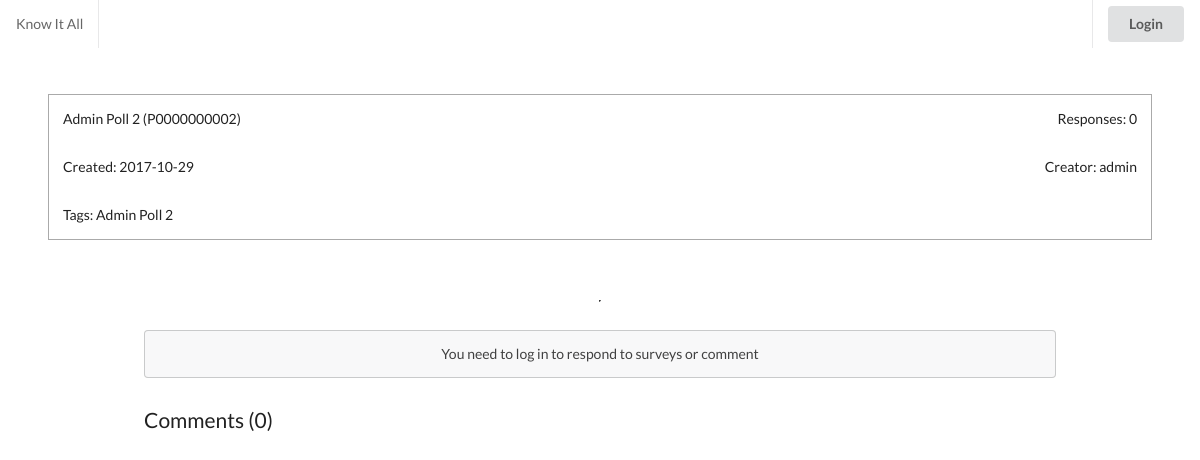
The page /www/knowitall/survey.php?id=P0000000002 on the database its author committed.
### tables this page shows
CREATE TABLE `survey` (
  `survey_id` varchar(45) NOT NULL,
  `survey_title` varchar(1000) NOT NULL,
  `user_id` varchar(45) NOT NULL,
  `rating_average` double NOT NULL,
  `create_time` varchar(45) DEFAULT NULL,
  `survey_tags` varchar(1000) NOT NULL,
  `voter_number` int(45) NOT NULL
);

CREATE TABLE `user` (
  `user_id` varchar(45) NOT NULL,
  `usc_email` varchar(45) NOT NULL,
  `usc_id` varchar(45) NOT NULL,
  `password` varchar(100) NOT NULL,
  `user_name` varchar(45) NOT NULL
);

### www/knowitall/survey.php (the view, shortened to what this page needs)
<?php
  $id = $_GET['id'];
  include("database-connector.php");
  $sql = $conn->prepare("SELECT * FROM survey WHERE survey_id = ?;");
  $sql->bind_param('s', $id);
  $sql->execute();
  $ans = $sql->get_result();
  $row = $ans->fetch_assoc();
  $creator = $row["user_id"];
  $sql = $conn->prepare("SELECT user_name FROM user WHERE user_id = ?;");
  $sql->bind_param('s', $creator);
  $sql->execute();
  $ans2 = $sql->get_result();
  $row2 = $ans2->fetch_assoc();
  $creator = $row2['user_name'];
?>
<!DOCTYPE html>
<html lang="en">
  <head>
    <?php include("all-css.php");?>
  </head>
  <body>
    <?php include("small-header.php") ?>
    <article class="ui fluid grid">
      <div class="row search-result">
        <div class="ui fluid grid custom-margin-hor-small custom-margin-vert-small surveycard">
          <div class="twelve wide column"><?php echo $row['survey_title']; ?> (<?php echo $id; ?>)</div>
          <div class="four wide column"><span class="float-right">Responses: <?php echo $row['voter_number'] ?></span></div>
          <div class="eight wide column">Created: <?php echo $row['create_time'] ?></div>
          <div class="eight wide column"><span class="float-right">Creator: <?php echo $creator ?></span></div>
          <div class="sixteen wide column"><span>Tags: <?php echo $row['survey_tags'] ?></span></div>
        </div>
      </div>
      <?php
        if(strcmp(substr($id, 0, 1), "R") == 0){
          include("show-rating-results.php");
        }else if(strcmp(substr($id, 0, 1), "P") == 0){
          include("show-poll-results.php");
        }else{
          header("Location: home-search.php");
        }
      ?>
      <div class="fluid row custom-margin-hor">
        <?php
          if(isset($_SESSION['id'])){
            if(strcmp(substr($id, 0, 1), "R") == 0){
              include("rating-temp.php");
            }else if(strcmp(substr($id, 0, 1), "P") == 0){
              include("poll-temp.php");
            }else{
              header("Location: home-search.php");
            }
          }else{
            include("login-message.php");
          }
          $sql = $conn->prepare("SELECT * FROM survey_comments WHERE survey_id = ? ORDER BY comment_time ASC;");
          $sql->bind_param('s', $id);
          $sql->execute();
          $result = $sql->get_result();
          $j = $result->num_rows;
        ?>
        <div class="ui fluid grid comment-section">
          <span class="header row">Comments (<?php echo $j ?>)</span>
        </div>
      </div>
    </article>
  </body>
</html>

### www/knowitall/style.css (style rules this page uses)
.float-right { float: right }
.fluid { width: 100%; }
.surveycard { border: 1px solid #aaa }
.comment-section span.header { padding: 0; font-size: 1.5rem; font-weight: 500 }
.comment-section .header.row { padding: 0 !important; }
.custom-margin-hor-small { margin-left: 4vw !important; margin-right: 4vw !important; }
.custom-margin-hor { margin-left: 12vw !important; margin-right: 12vw !important; }
.custom-margin-vert-small { margin-top: 4vh !important; margin-bottom: 4vh !important; }
.ui.grid { margin: 0; }

### rows shown on the page
survey: survey_title "Admin Poll 2", voter_number "0", create_time "2017-10-29", survey_tags "Admin Poll 2"
user: user_name "admin"

### other values the page prints
$id "P0000000002"
$j "0"
